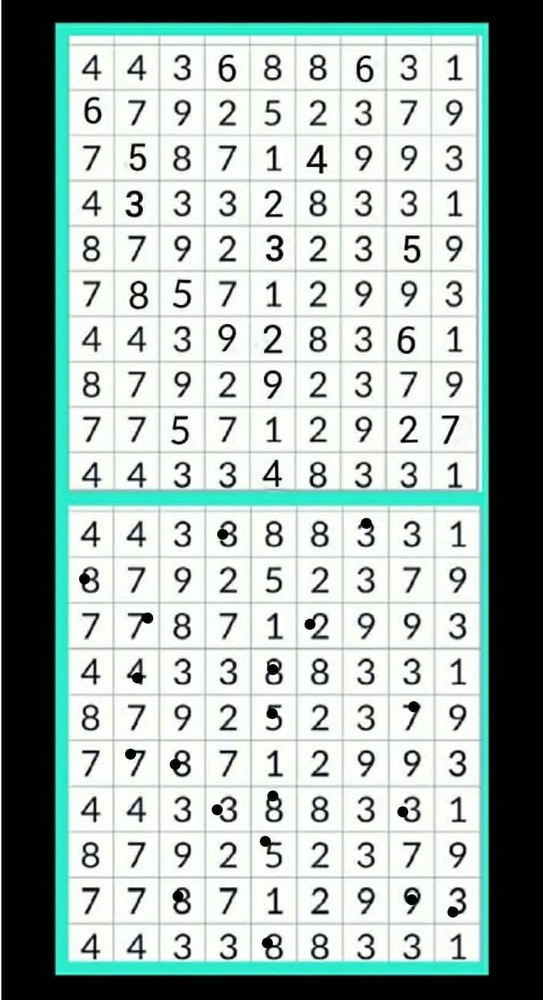
#> input picture spot_the_difference/correct_answers/answer_06.jpg, 543 x 1000 px, shrunk from 790 x 1456 before the run, found by its file name
$ python inspect_green_mask.py
#> lines starting #> are read from the running program, lines starting #| are printed output that depends on the picture; after the words box and inside, x2 and y2 are one past the last pixel; in counts of white or black regions, pixels touching at a corner belong together
import cv2
import numpy as np
from pathlib import Path

SCRIPT_DIR = Path(__file__).resolve().parent
ans_img = cv2.imread(str(SCRIPT_DIR / "correct_answers/answer_06.jpg"))
#> ans_img is the input picture: shape (1000, 543, 3); mean B, G, R 170.2, 174.2, 160.2
hsv = cv2.cvtColor(ans_img, cv2.COLOR_BGR2HSV)
#> hsv: shape (1000, 543, 3); mean H, S, V 50.7, 29.2, 174.3
mask = cv2.inRange(hsv, (35, 40, 40), (95, 255, 255))
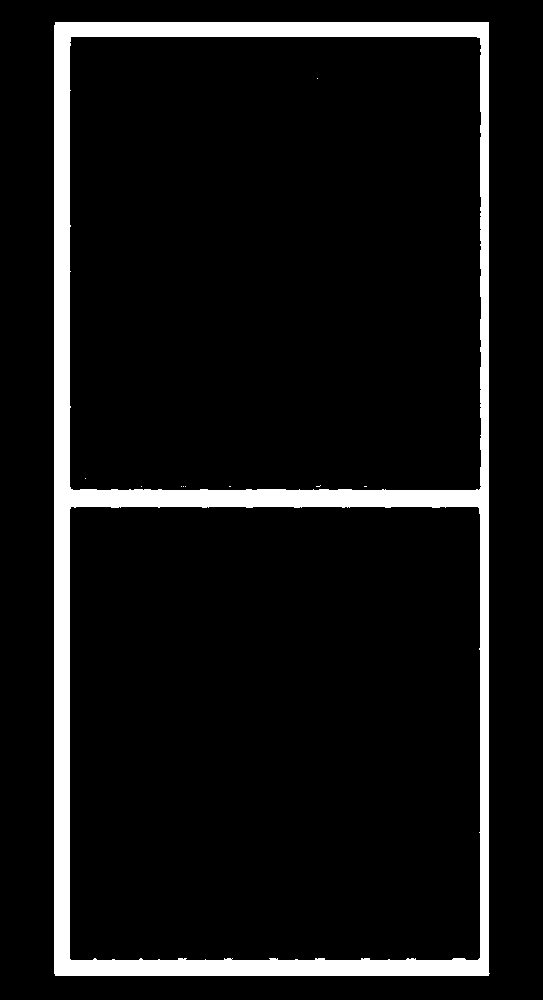
#> mask: shape (1000, 543); 8.1% white; 10 white regions (9 under 20 px)
cnts, _ = cv2.findContours(mask, cv2.RETR_EXTERNAL, cv2.CHAIN_APPROX_SIMPLE)
#> cnts = 1 contour; box (x1, y1, x2, y2) and area: (54, 22, 490, 976) 413599

print(f"Total contours found in green mask: {len(cnts)}")
#| Total contours found in green mask: 1
for i, c in enumerate(cnts):
    area = cv2.contourArea(c)
    x, y, w, h = cv2.boundingRect(c)
    print(f"Contour {i+1}: area={area}, bbox=({x},{y},{w},{h})")
#> this loop made 1 pass
#> (area, x, y, w, h) on pass 1: (413599, 54, 22, 436, 954)
#| Contour 1: area=413599.0, bbox=(54,22,436,954)

$ run again, with spot_the_difference/correct_answers/answer_03.jpg copied over spot_the_difference/correct_answers/answer_06.jpg
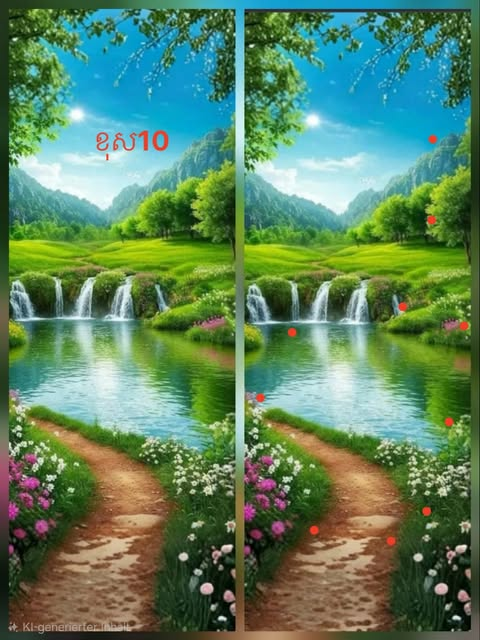
#> input picture spot_the_difference/correct_answers/answer_03.jpg, 480 x 640 px, found by its file name
#> ans_img is the input picture: shape (640, 480, 3); mean B, G, R 96.5, 131.2, 93.3
#> hsv: shape (640, 480, 3); mean H, S, V 58.9, 142, 142.4
#> `mask = cv2.inRange(hsv, (35, 40, 40), (95, 255, 255))`:
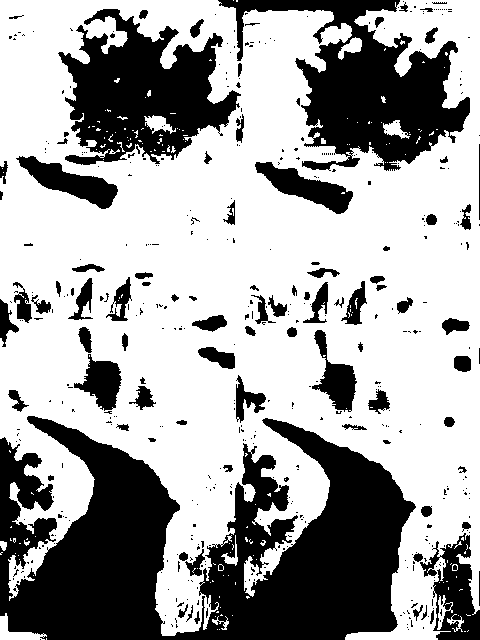
#> mask: shape (640, 480); 64.3% white; 456 black regions (365 under 20 px)
#> cnts = 101 contours, 90 with area under 20; largest, box (x1, y1, x2, y2) and area: (0, 0, 480, 640) 226196, (0, 613, 47, 640) 396, (338, 37, 362, 60) 226, (383, 120, 410, 139) 218, (437, 595, 453, 630) 134
#| Total contours found in green mask: 101
#> the loop `for i, c in enumerate(cnts):` made 101 passes
#> (area, x, y, w, h) on passes 7, 12, 14, 19, 32, 33, 50, 60: (39, 212, 616, 17, 14), (48.5, 447, 614, 17, 18), (396, 0, 613, 47, 27), (133.5, 437, 595, 16, 35), (28.5, 452, 564, 6, 7), (27, 218, 564, 6, 7), (40, 0, 541, 7, 10), (97.5, 221, 535, 17, 31)
#> (printed output is left out)
